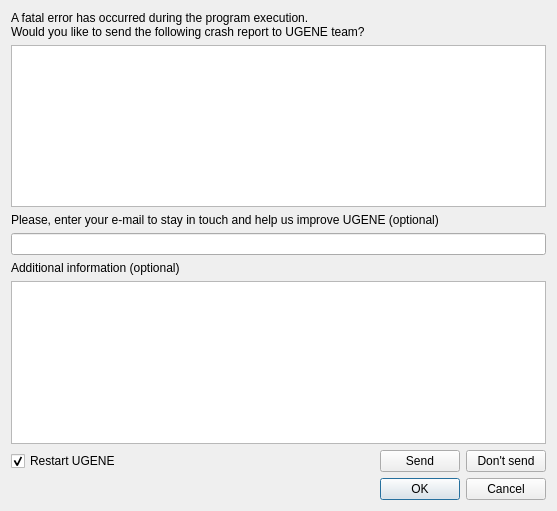
<?xml version="1.0" encoding="UTF-8"?>
<ui version="4.0">
 <class>Dialog</class>
 <widget class="QDialog" name="Dialog">
  <property name="geometry">
   <rect>
    <x>0</x>
    <y>0</y>
    <width>557</width>
    <height>511</height>
   </rect>
  </property>
  <property name="windowTitle">
   <string>UGENE Crash Reporter</string>
  </property>
  <property name="windowIcon">
   <iconset>
    <normaloff>../crash_icon.png</normaloff>../crash_icon.png</iconset>
  </property>
  <layout class="QVBoxLayout" name="verticalLayout">
   <item>
    <widget class="QLabel" name="label">
     <property name="text">
      <string>A fatal error has occurred during the program execution.
Would you like to send the following crash report to UGENE team?</string>
     </property>
    </widget>
   </item>
   <item>
    <widget class="QTextEdit" name="errorEdit">
     <property name="readOnly">
      <bool>true</bool>
     </property>
    </widget>
   </item>
   <item>
    <widget class="QLabel" name="emailLabel">
     <property name="text">
      <string>Please, enter your e-mail to stay in touch and help us improve UGENE (optional)</string>
     </property>
    </widget>
   </item>
   <item>
    <widget class="QLineEdit" name="emailLineEdit">
     <property name="maxLength">
      <number>200</number>
     </property>
    </widget>
   </item>
   <item>
    <widget class="QLabel" name="additionalInfoLabel">
     <property name="text">
      <string>Additional information (optional)</string>
     </property>
    </widget>
   </item>
   <item>
    <widget class="QPlainTextEdit" name="additionalInfoTextEdit"/>
   </item>
   <item>
    <layout class="QHBoxLayout" name="horizontalLayout">
     <item>
      <widget class="QCheckBox" name="checkBox">
       <property name="text">
        <string>Restart UGENE</string>
       </property>
       <property name="checked">
        <bool>true</bool>
       </property>
      </widget>
     </item>
     <item>
      <spacer name="horizontalSpacer">
       <property name="orientation">
        <enum>Qt::Horizontal</enum>
       </property>
       <property name="sizeHint" stdset="0">
        <size>
         <width>40</width>
         <height>20</height>
        </size>
       </property>
      </spacer>
     </item>
     <item>
      <widget class="QPushButton" name="sendButton">
       <property name="text">
        <string>Send</string>
       </property>
       <property name="checkable">
        <bool>false</bool>
       </property>
       <property name="checked">
        <bool>false</bool>
       </property>
      </widget>
     </item>
     <item>
      <widget class="QPushButton" name="cancelButton">
       <property name="text">
        <string>Don't send</string>
       </property>
      </widget>
     </item>
    </layout>
   </item>
   <item>
    <widget class="QDialogButtonBox" name="buttonBox">
     <property name="standardButtons">
      <set>QDialogButtonBox::Cancel|QDialogButtonBox::Ok</set>
     </property>
    </widget>
   </item>
  </layout>
 </widget>
 <resources/>
 <connections/>
</ui>
